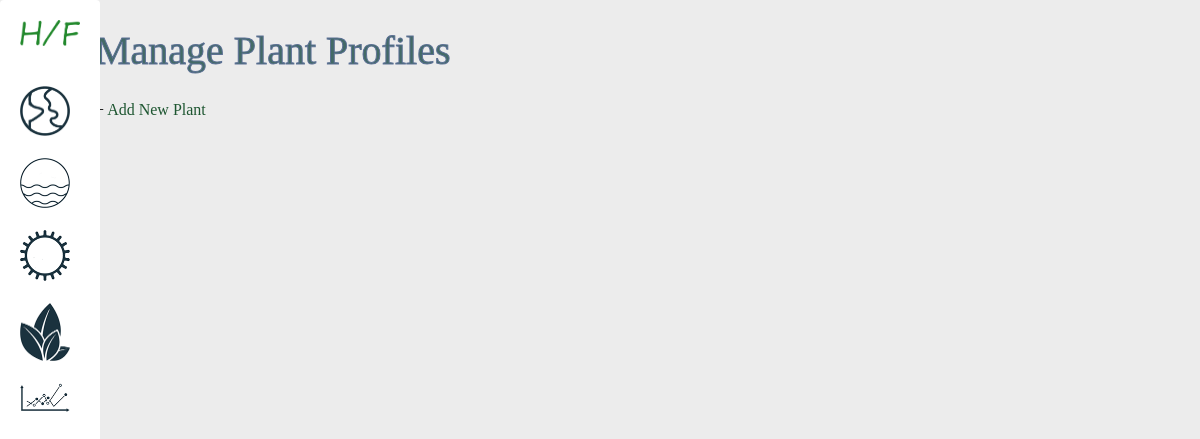
/plant, run on an earlier commit of the app's database.
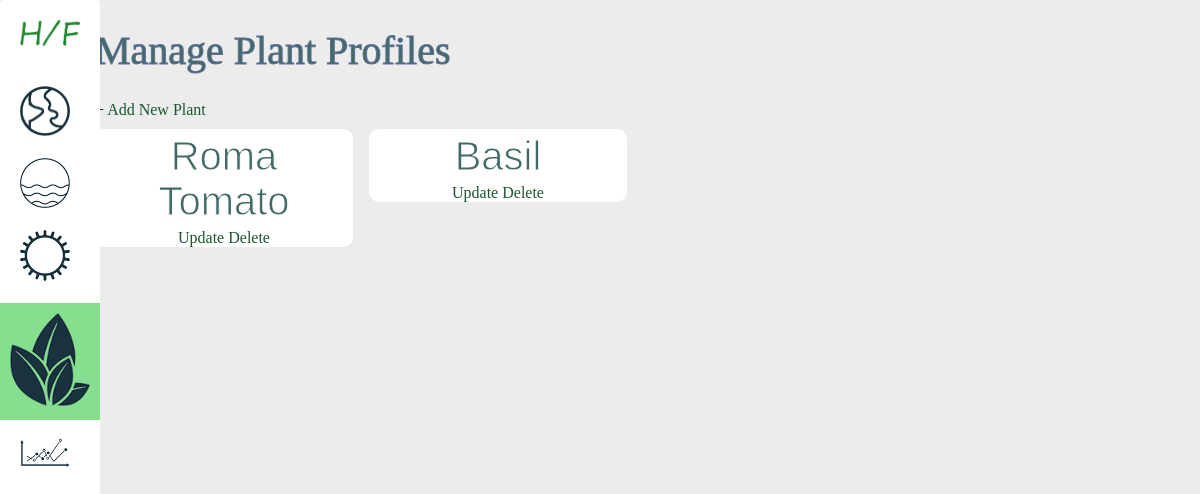
And on a later commit of the database.
### models.py (models this page shows)
class Plant(db.Model):
    id = db.Column(db.Integer, primary_key=True)
    name = db.Column(db.String(50), nullable=False)

### views.py (the view)
@app.route('/plant')
def list_plant_profiles():
    plants = Plant.query.all()
    return render_template('index_plant.html', plants=plants)

### templates/index_plant.html
{% extends 'layout.html' %}
{% block body %}
    <h1>Manage Plant Profiles</h1>
    + <a href="/add_plant">Add New Plant</a>
    <br />
    <div class = "container">
        {% for plant in plants %}
            <div class = "plant">
                <h2>{{ plant.name }}</h2>
                <a href="/update_plant/{{plant.id}}">Update</a>
                <a href="/delete_plant/{{plant.id}}">Delete</a>
                <br />
            </div>
        {% endfor %}
    </div>
{% endblock %}

What changed in the data, as far as the page shows it:
added Plant: name "Roma Tomato"
added Plant: name "Basil"
